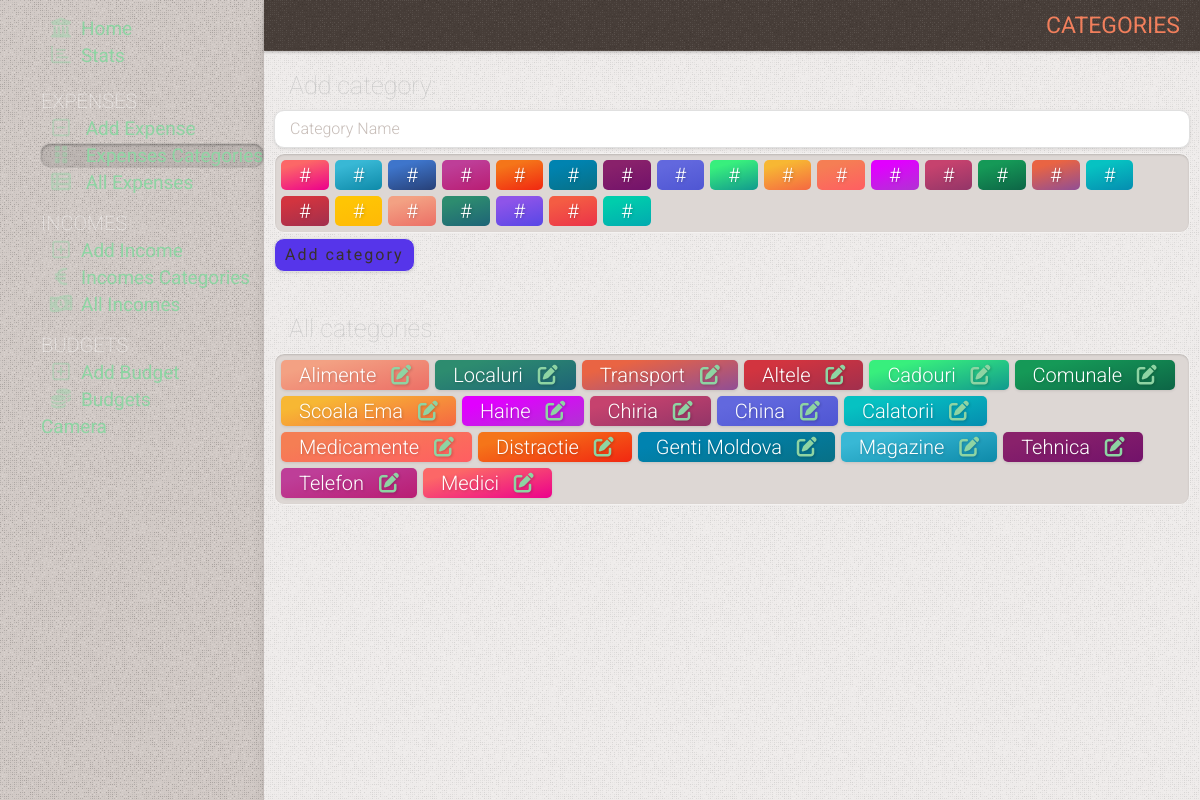
The page /categories on the database as committed earlier.
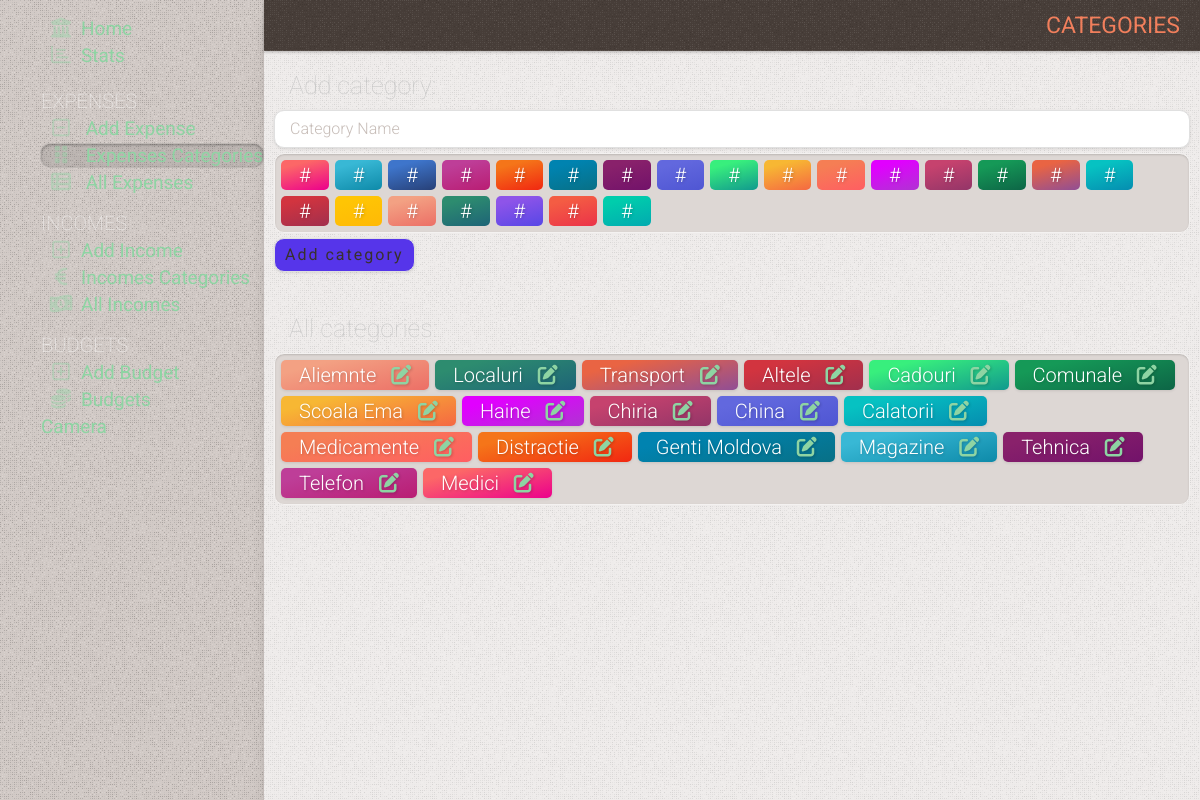
The same page on the database as committed later.
### tables this page shows
CREATE TABLE categories
(
    id    INTEGER PRIMARY KEY AUTOINCREMENT,
    name  TEXT NOT NULL,
    color TEXT,
    state TEXT DEFAULT false
);

### app.py (the view, shortened to what this page needs)
@app.route('/categories', methods=('GET', 'POST'))
def categories():
    conn = get_db_connection()
    categories = conn.execute(
        "SELECT categories.id as cid, categories.name as name, color as color, categories.state, count(expenses.sum) as count "
        "FROM categories "
        "LEFT JOIN expenses on categories.id = expenses.category "
        # "WHERE categories.state is not 'true' "
        "GROUP BY name "
        "ORDER BY categories.state , count DESC"
    ).fetchall()
    conn.close()
    return render_template('categories.html', title='Categories', gradient='text-gradient-red',
                           categories=categories)

### app.py (called while the page is built)
def get_db_connection():
    conn = sqlite3.connect('static/database.db')
    conn.row_factory = sqlite3.Row
    return conn

### templates/categories.html (shortened to what this page needs)
{% extends 'base.html' %} {% block content %}
	<div class="page_title {{ gradient }}" >
		<span >{% block title %} {{ title }} {% endblock %}</span >
	</div >
	<div class="content" >
	<div class=" subtitle2" >Add category:</div >
	<form method="post" >
		<div class="form-group" >
			<input type="text" name="category" placeholder="Category Name" class="form-control"
						 value="{{ request.form['category'] }}" />
		</div >
		<div class="form-group mt-5" >
			<div class="radio-group category-group" >
				{% for i in range(23) %}
					<label for="gradient_{{ i }}" class="gradient_{{ i }}" ><span style="color:#fff" >#</span ></label >
				{% endfor %}
			</div >
		</div >
		<div class="form-group mt-5" >
			<button type="submit" class="add-button" name="cat" >
				Add category
			</button >
		</div >
	</form >
	<div class="mt-42 subtitle2" >All categories:</div >
	<div class="  flex flex-wrap radio-group category-group" >
		{% for category in categories %}
			<label class="badge {{ category['color'] }} {% if category['state'] == 'true' %} hide-category {% endif %}" >
				<span >{{ category['name'] }} </span >
				<a href="/edit-category/{{ category['cid'] }}" class="ml-10" ><i class="fa-solid fa-pen-to-square" ></i ></a >
			</label >
		{% endfor %}
	</div >
{% endblock %}

Rows that differ between the two databases and show on the page:
changed categories: name "Alimente" → "Aliemnte"
